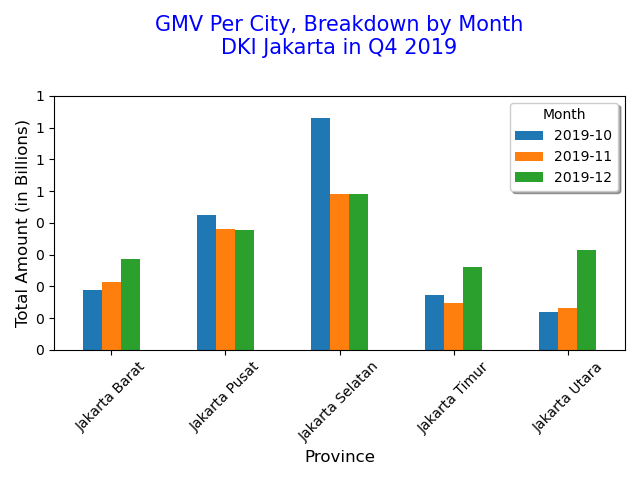

Recreate this plot in Python.
import datetime
import pandas as pd
import matplotlib.pyplot as plt
dataset = pd.read_csv('https://storage.googleapis.com/dqlab-dataset/retail_raw_reduced.csv')
dataset['order_month'] = dataset['order_date'].apply(lambda x: datetime.datetime.strptime(x, "%Y-%m-%d").strftime('%Y-%m'))
dataset['gmv'] = dataset['item_price']*dataset['quantity']
dataset_dki_q4 = dataset[(dataset['province']=='DKI Jakarta') & (dataset['order_month'] >= '2019-10')]

dataset_dki_q4.groupby(['city', 'order_month'])['gmv'].sum().unstack().plot(kind='bar')
plt.title('GMV Per City, Breakdown by Month\nDKI Jakarta in Q4 2019', loc='center', pad=30, fontsize=15, color='blue')
plt.xlabel('Province', fontsize=12)
plt.ylabel('Total Amount (in Billions)', fontsize=12)
plt.legend(bbox_to_anchor=(1, 1), shadow=True, title='Month')
plt.ylim(ymin=0)
labels, locations = plt.yticks()
plt.yticks(labels, (labels/1000000000).astype(int))
plt.xticks(rotation=45)
plt.tight_layout()
plt.show()
